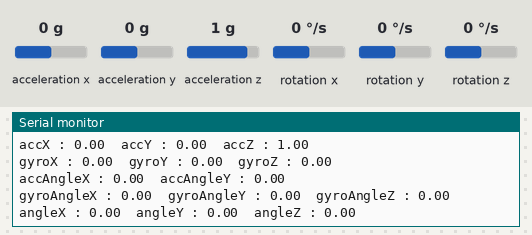
A sketch run on a simulated Arduino Uno, built with avr-gcc and run on an emulated ATmega328P. On the bench: the last lines printed to the serial monitor. Inputs (shaded band) come from the test bench; at power-on: acceleration x 0 g, acceleration y 0 g, acceleration z 1 g, rotation x 0 °/s, rotation y 0 °/s, rotation z 0 °/s.

Above: at 4.2 s.
4.3 s: acceleration x set to -1.4 g
At 4.44 s:
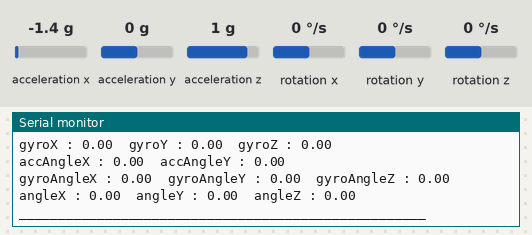
7.3 s: acceleration y set to -1.4 g
At 7.51 s:
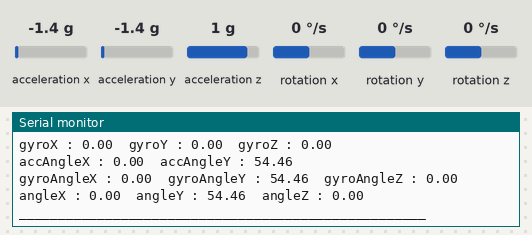
10.3 s: acceleration x set to 0 g
At 10.63 s:
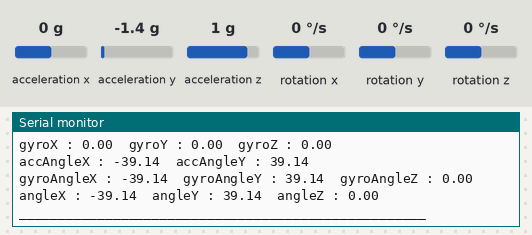
13.3 s: acceleration z set to -1.4 g
At 13.72 s:
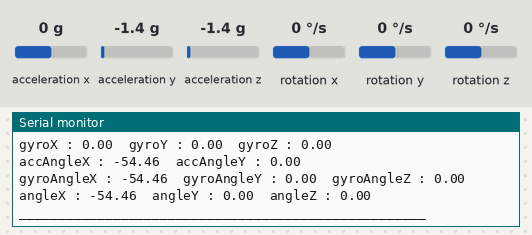
14.8 s: rotation x set to -192 °/s
At 15.28 s:
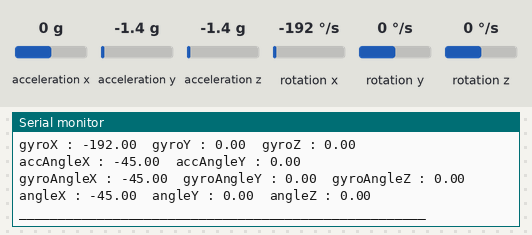
16.3 s: rotation y set to -192 °/s
Timing chart, 0 to 19.3 s (numbered marks = the images above; inputs shaded):
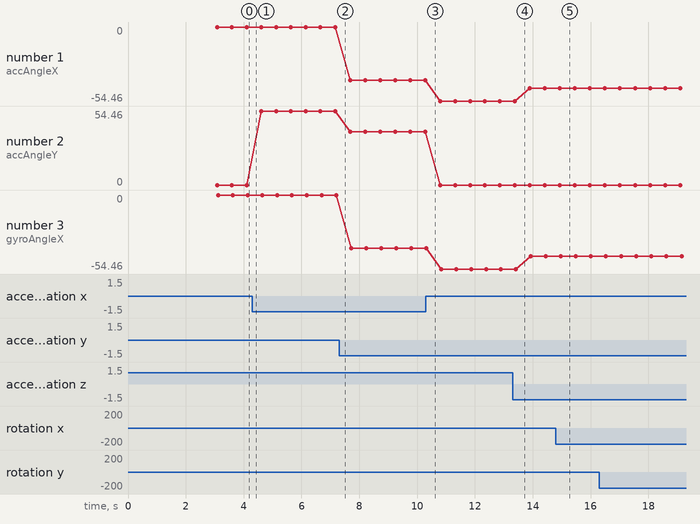

The sketch:

mpu.ino
```cpp
#include <MPU6050_tockn.h>
#include <Wire.h>

MPU6050 mpu(Wire); //determinar los coeficientes predeterminados default acelerómetro es 0.02, el giroscopio es 0.98. filter_angle = (0.02 * accel) + (0.98 * gyro)

long timer=0;

void setup() {
  Serial.begin(9600);
  Wire.begin();
  mpu.begin();
  mpu.calcGyroOffsets(true); //Calibracion automatica
  //mpu.setGyroOffsets(0, 0, 0); //calibracion por valores
}

void loop() {
  mpu.update(); //obtiene todos los datos del mpu

  if(millis()-timer>300){
    //Serial.print("temp : ");Serial.println(mpu6050.getTemp());
    Serial.print("accX : ");Serial.print(mpu.getAccX());
    Serial.print("\taccY : ");Serial.print(mpu.getAccY());
    Serial.print("\taccZ : ");Serial.println(mpu.getAccZ());

    Serial.print("gyroX : ");Serial.print(mpu.getGyroX());
    Serial.print("\tgyroY : ");Serial.print(mpu.getGyroY());
    Serial.print("\tgyroZ : ");Serial.println(mpu.getGyroZ());

    Serial.print("accAngleX : ");Serial.print(mpu.getAccAngleX());
    Serial.print("\taccAngleY : ");Serial.println(mpu.getAccAngleY());

    Serial.print("gyroAngleX : ");Serial.print(mpu.getGyroAngleX());
    Serial.print("\tgyroAngleY : ");Serial.print(mpu.getGyroAngleY());
    Serial.print("\tgyroAngleZ : ");Serial.println(mpu.getGyroAngleZ());

    Serial.print("angleX : ");Serial.print(mpu.getAngleX());
    Serial.print("\tangleY : ");Serial.print(mpu.getAngleY());
    Serial.print("\tangleZ : ");Serial.println(mpu.getAngleZ());
    Serial.println("____________________________________________________");
    timer = millis();
  }
}
```

Measured:
- after the input at 14.8 s, the serial monitor: prints a new line after 0.09 s (image 5)
- plotted number 1: 0 → -39.14 after the input at 7.3 s, -39.14 → -54.46 after the input at 10.3 s, -54.46 → -45 after the input at 13.3 s
- plotted number 2: 0 → 54.46 after the input at 4.3 s, 54.46 → 39.14 after the input at 7.3 s
- plotted number 3: 0 → -39.14 after the input at 7.3 s, -39.14 → -54.46 after the input at 10.3 s, -54.46 → -45 after the input at 13.3 s
